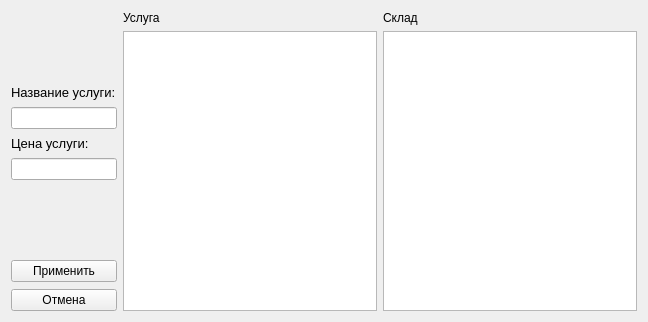
<?xml version="1.0" encoding="UTF-8"?>
<ui version="4.0">
 <class>Service_form</class>
 <widget class="QWidget" name="Service_form">
  <property name="geometry">
   <rect>
    <x>0</x>
    <y>0</y>
    <width>648</width>
    <height>322</height>
   </rect>
  </property>
  <property name="windowTitle">
   <string>Create service</string>
  </property>
  <layout class="QGridLayout" name="gridLayout">
   <item row="0" column="0">
    <layout class="QHBoxLayout" name="horizontalLayout">
     <item>
      <layout class="QVBoxLayout" name="verticalLayout_2">
       <property name="spacing">
        <number>7</number>
       </property>
       <item>
        <spacer name="verticalSpacer_2">
         <property name="orientation">
          <enum>Qt::Vertical</enum>
         </property>
         <property name="sizeHint" stdset="0">
          <size>
           <width>20</width>
           <height>40</height>
          </size>
         </property>
        </spacer>
       </item>
       <item>
        <widget class="QLabel" name="service_name_label">
         <property name="maximumSize">
          <size>
           <width>300</width>
           <height>16777215</height>
          </size>
         </property>
         <property name="font">
          <font>
           <pointsize>10</pointsize>
          </font>
         </property>
         <property name="text">
          <string>Название услуги:</string>
         </property>
        </widget>
       </item>
       <item>
        <widget class="QLineEdit" name="service_name_lineEdit">
         <property name="maximumSize">
          <size>
           <width>200</width>
           <height>400</height>
          </size>
         </property>
         <property name="font">
          <font>
           <pointsize>9</pointsize>
          </font>
         </property>
        </widget>
       </item>
       <item>
        <widget class="QLabel" name="service_price_label">
         <property name="maximumSize">
          <size>
           <width>300</width>
           <height>16777215</height>
          </size>
         </property>
         <property name="font">
          <font>
           <pointsize>10</pointsize>
          </font>
         </property>
         <property name="text">
          <string>Цена услуги:</string>
         </property>
        </widget>
       </item>
       <item>
        <widget class="QLineEdit" name="service_price_lineEdit">
         <property name="maximumSize">
          <size>
           <width>200</width>
           <height>16777215</height>
          </size>
         </property>
         <property name="font">
          <font>
           <pointsize>9</pointsize>
          </font>
         </property>
        </widget>
       </item>
       <item>
        <spacer name="verticalSpacer">
         <property name="orientation">
          <enum>Qt::Vertical</enum>
         </property>
         <property name="sizeHint" stdset="0">
          <size>
           <width>20</width>
           <height>40</height>
          </size>
         </property>
        </spacer>
       </item>
       <item>
        <layout class="QVBoxLayout" name="verticalLayout">
         <item>
          <widget class="QPushButton" name="addButton">
           <property name="font">
            <font>
             <pointsize>9</pointsize>
            </font>
           </property>
           <property name="text">
            <string>Применить</string>
           </property>
          </widget>
         </item>
         <item>
          <widget class="QPushButton" name="cancelButton">
           <property name="font">
            <font>
             <pointsize>9</pointsize>
            </font>
           </property>
           <property name="text">
            <string>Отмена</string>
           </property>
          </widget>
         </item>
        </layout>
       </item>
      </layout>
     </item>
     <item>
      <layout class="QVBoxLayout" name="verticalLayout_4">
       <item>
        <widget class="QLabel" name="left_table_label">
         <property name="font">
          <font>
           <pointsize>9</pointsize>
          </font>
         </property>
         <property name="text">
          <string>Услуга</string>
         </property>
        </widget>
       </item>
       <item>
        <widget class="QTableWidget" name="left_table"/>
       </item>
      </layout>
     </item>
     <item>
      <layout class="QVBoxLayout" name="verticalLayout_3">
       <item>
        <widget class="QLabel" name="right_table_label">
         <property name="font">
          <font>
           <pointsize>9</pointsize>
          </font>
         </property>
         <property name="text">
          <string>Склад</string>
         </property>
        </widget>
       </item>
       <item>
        <widget class="QTableWidget" name="right_table"/>
       </item>
      </layout>
     </item>
    </layout>
   </item>
  </layout>
 </widget>
 <resources/>
 <connections/>
</ui>
